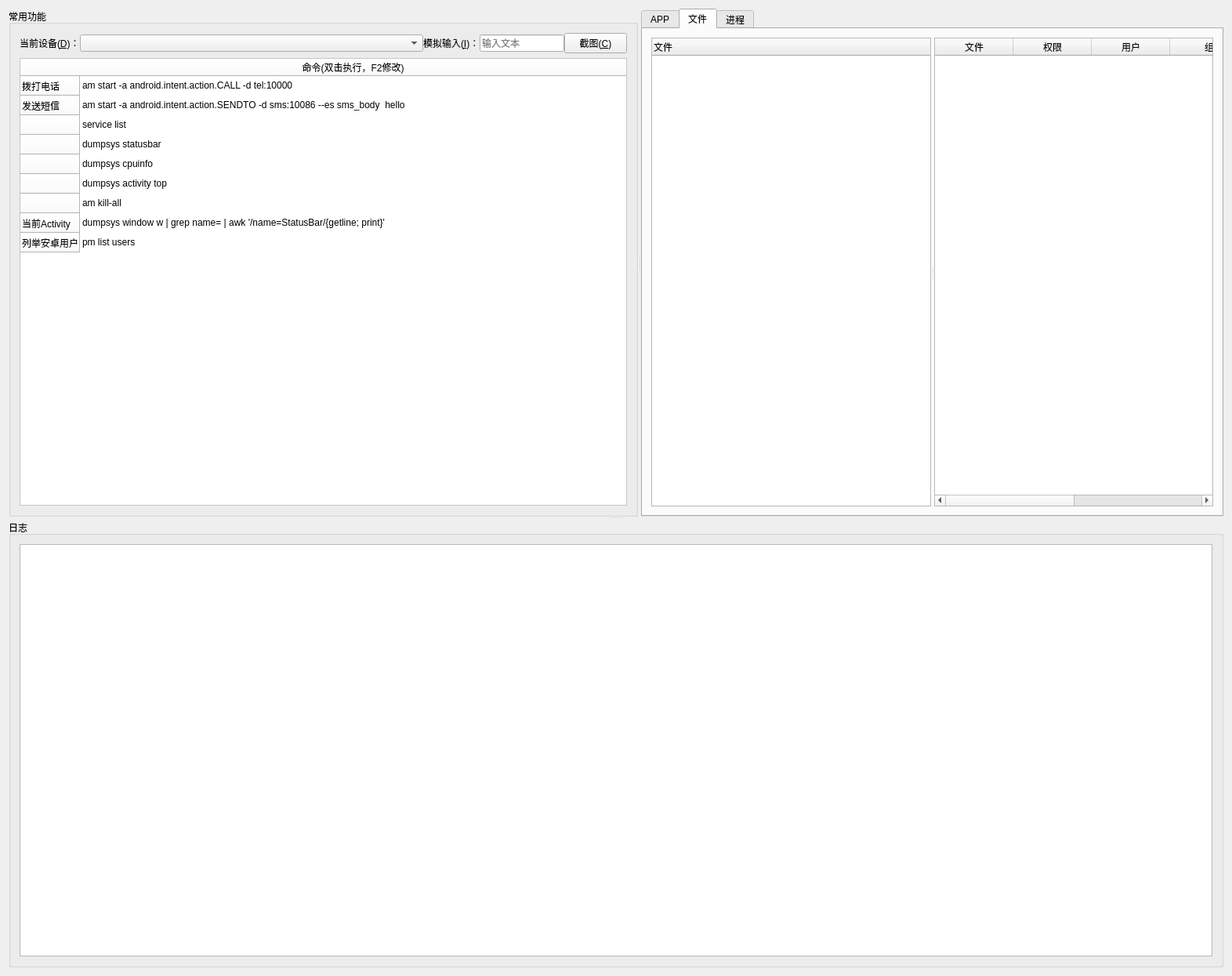
<?xml version="1.0" encoding="UTF-8"?>
<ui version="4.0">
 <class>QtAdbClass</class>
 <widget class="QMainWindow" name="QtAdbClass">
  <property name="geometry">
   <rect>
    <x>0</x>
    <y>0</y>
    <width>1572</width>
    <height>1245</height>
   </rect>
  </property>
  <property name="windowTitle">
   <string>QtAdb</string>
  </property>
  <widget class="QWidget" name="centralWidget">
   <layout class="QVBoxLayout" name="verticalLayout_2">
    <item>
     <widget class="QSplitter" name="splitter_v">
      <property name="orientation">
       <enum>Qt::Vertical</enum>
      </property>
      <widget class="QSplitter" name="splitter_h">
       <property name="orientation">
        <enum>Qt::Horizontal</enum>
       </property>
       <widget class="QGroupBox" name="groupBox_2">
        <property name="sizePolicy">
         <sizepolicy hsizetype="MinimumExpanding" vsizetype="Preferred">
          <horstretch>0</horstretch>
          <verstretch>0</verstretch>
         </sizepolicy>
        </property>
        <property name="title">
         <string>常用功能</string>
        </property>
        <layout class="QVBoxLayout" name="verticalLayout_3">
         <item>
          <layout class="QHBoxLayout" name="layout1">
           <property name="spacing">
            <number>0</number>
           </property>
           <property name="sizeConstraint">
            <enum>QLayout::SetDefaultConstraint</enum>
           </property>
           <item>
            <widget class="QLabel" name="label_2">
             <property name="sizePolicy">
              <sizepolicy hsizetype="Minimum" vsizetype="Preferred">
               <horstretch>0</horstretch>
               <verstretch>0</verstretch>
              </sizepolicy>
             </property>
             <property name="text">
              <string>当前设备(&amp;D)：</string>
             </property>
             <property name="buddy">
              <cstring>comboDevice</cstring>
             </property>
            </widget>
           </item>
           <item>
            <widget class="QComboBox" name="comboDevice">
             <property name="sizePolicy">
              <sizepolicy hsizetype="MinimumExpanding" vsizetype="Fixed">
               <horstretch>0</horstretch>
               <verstretch>0</verstretch>
              </sizepolicy>
             </property>
             <property name="minimumSize">
              <size>
               <width>200</width>
               <height>0</height>
              </size>
             </property>
            </widget>
           </item>
           <item>
            <widget class="QLabel" name="label">
             <property name="sizePolicy">
              <sizepolicy hsizetype="Fixed" vsizetype="Preferred">
               <horstretch>0</horstretch>
               <verstretch>0</verstretch>
              </sizepolicy>
             </property>
             <property name="text">
              <string>模拟输入(&amp;I)：</string>
             </property>
             <property name="buddy">
              <cstring>lineInputText</cstring>
             </property>
            </widget>
           </item>
           <item>
            <widget class="QLineEdit" name="lineInputText">
             <property name="sizePolicy">
              <sizepolicy hsizetype="Fixed" vsizetype="Fixed">
               <horstretch>0</horstretch>
               <verstretch>0</verstretch>
              </sizepolicy>
             </property>
             <property name="placeholderText">
              <string>输入文本</string>
             </property>
            </widget>
           </item>
           <item>
            <widget class="QPushButton" name="pushButton_2">
             <property name="sizePolicy">
              <sizepolicy hsizetype="Fixed" vsizetype="Fixed">
               <horstretch>0</horstretch>
               <verstretch>0</verstretch>
              </sizepolicy>
             </property>
             <property name="text">
              <string>截图(&amp;C)</string>
             </property>
            </widget>
           </item>
          </layout>
         </item>
         <item>
          <widget class="QTableWidget" name="tableWidget">
           <property name="sizePolicy">
            <sizepolicy hsizetype="MinimumExpanding" vsizetype="Expanding">
             <horstretch>0</horstretch>
             <verstretch>0</verstretch>
            </sizepolicy>
           </property>
           <property name="styleSheet">
            <string notr="true">selection-background-color: rgb(204, 232, 255);
background-color: rgb(255, 255, 255);
selection-color: rgb(0, 0, 0);</string>
           </property>
           <property name="editTriggers">
            <set>QAbstractItemView::AnyKeyPressed|QAbstractItemView::EditKeyPressed</set>
           </property>
           <property name="selectionMode">
            <enum>QAbstractItemView::SingleSelection</enum>
           </property>
           <property name="selectionBehavior">
            <enum>QAbstractItemView::SelectRows</enum>
           </property>
           <property name="showGrid">
            <bool>false</bool>
           </property>
           <property name="gridStyle">
            <enum>Qt::SolidLine</enum>
           </property>
           <attribute name="horizontalHeaderCascadingSectionResizes">
            <bool>false</bool>
           </attribute>
           <attribute name="horizontalHeaderStretchLastSection">
            <bool>true</bool>
           </attribute>
           <attribute name="verticalHeaderVisible">
            <bool>true</bool>
           </attribute>
           <attribute name="verticalHeaderCascadingSectionResizes">
            <bool>false</bool>
           </attribute>
           <attribute name="verticalHeaderMinimumSectionSize">
            <number>25</number>
           </attribute>
           <attribute name="verticalHeaderDefaultSectionSize">
            <number>25</number>
           </attribute>
           <row>
            <property name="text">
             <string>拨打电话</string>
            </property>
           </row>
           <row>
            <property name="text">
             <string>发送短信</string>
            </property>
           </row>
           <row>
            <property name="text">
             <string/>
            </property>
           </row>
           <row>
            <property name="text">
             <string/>
            </property>
           </row>
           <row>
            <property name="text">
             <string/>
            </property>
           </row>
           <row>
            <property name="text">
             <string/>
            </property>
           </row>
           <row>
            <property name="text">
             <string/>
            </property>
           </row>
           <row>
            <property name="text">
             <string>当前Activity</string>
            </property>
           </row>
           <row>
            <property name="text">
             <string>列举安卓用户</string>
            </property>
           </row>
           <column>
            <property name="text">
             <string>命令(双击执行，F2修改)</string>
            </property>
           </column>
           <item row="0" column="0">
            <property name="text">
             <string>am start -a android.intent.action.CALL -d tel:10000</string>
            </property>
           </item>
           <item row="1" column="0">
            <property name="text">
             <string>am start -a android.intent.action.SENDTO -d sms:10086 --es sms_body  hello</string>
            </property>
           </item>
           <item row="2" column="0">
            <property name="text">
             <string>service list</string>
            </property>
           </item>
           <item row="3" column="0">
            <property name="text">
             <string>dumpsys statusbar</string>
            </property>
           </item>
           <item row="4" column="0">
            <property name="text">
             <string>dumpsys cpuinfo</string>
            </property>
           </item>
           <item row="5" column="0">
            <property name="text">
             <string>dumpsys activity top</string>
            </property>
           </item>
           <item row="6" column="0">
            <property name="text">
             <string>am kill-all</string>
            </property>
           </item>
           <item row="7" column="0">
            <property name="text">
             <string>dumpsys window w | grep name= | awk '/name=StatusBar/{getline; print}'</string>
            </property>
           </item>
           <item row="8" column="0">
            <property name="text">
             <string>pm list users</string>
            </property>
           </item>
          </widget>
         </item>
        </layout>
       </widget>
       <widget class="QTabWidget" name="tabWidget">
        <property name="currentIndex">
         <number>1</number>
        </property>
        <widget class="QWidget" name="tab">
         <attribute name="title">
          <string>APP</string>
         </attribute>
         <layout class="QVBoxLayout" name="verticalLayout">
          <item>
           <widget class="QTableWidget" name="appList">
            <property name="contextMenuPolicy">
             <enum>Qt::ActionsContextMenu</enum>
            </property>
            <property name="styleSheet">
             <string notr="true">selection-background-color: rgb(204, 232, 255);
selection-color: rgb(0, 0, 0);</string>
            </property>
            <property name="frameShape">
             <enum>QFrame::StyledPanel</enum>
            </property>
            <property name="frameShadow">
             <enum>QFrame::Sunken</enum>
            </property>
            <property name="editTriggers">
             <set>QAbstractItemView::NoEditTriggers</set>
            </property>
            <property name="selectionMode">
             <enum>QAbstractItemView::SingleSelection</enum>
            </property>
            <property name="selectionBehavior">
             <enum>QAbstractItemView::SelectRows</enum>
            </property>
            <property name="showGrid">
             <bool>false</bool>
            </property>
            <property name="sortingEnabled">
             <bool>true</bool>
            </property>
            <attribute name="horizontalHeaderCascadingSectionResizes">
             <bool>true</bool>
            </attribute>
            <attribute name="horizontalHeaderMinimumSectionSize">
             <number>10</number>
            </attribute>
            <attribute name="horizontalHeaderDefaultSectionSize">
             <number>100</number>
            </attribute>
            <attribute name="horizontalHeaderShowSortIndicator" stdset="0">
             <bool>true</bool>
            </attribute>
            <attribute name="horizontalHeaderStretchLastSection">
             <bool>true</bool>
            </attribute>
            <attribute name="verticalHeaderVisible">
             <bool>false</bool>
            </attribute>
            <attribute name="verticalHeaderMinimumSectionSize">
             <number>20</number>
            </attribute>
            <attribute name="verticalHeaderDefaultSectionSize">
             <number>20</number>
            </attribute>
            <attribute name="verticalHeaderHighlightSections">
             <bool>false</bool>
            </attribute>
            <column>
             <property name="text">
              <string>名称</string>
             </property>
            </column>
            <column>
             <property name="text">
              <string>路径</string>
             </property>
            </column>
           </widget>
          </item>
         </layout>
        </widget>
        <widget class="QWidget" name="tab_2">
         <attribute name="title">
          <string>文件</string>
         </attribute>
         <layout class="QVBoxLayout" name="verticalLayout_4">
          <item>
           <widget class="QSplitter" name="splitterFs">
            <property name="orientation">
             <enum>Qt::Horizontal</enum>
            </property>
            <widget class="QTreeWidget" name="treeFs">
             <property name="indentation">
              <number>15</number>
             </property>
             <property name="sortingEnabled">
              <bool>false</bool>
             </property>
             <property name="animated">
              <bool>false</bool>
             </property>
             <column>
              <property name="text">
               <string>文件</string>
              </property>
             </column>
            </widget>
            <widget class="QTableWidget" name="tableFs">
             <property name="styleSheet">
              <string notr="true">selection-background-color: rgb(204, 232, 255);
selection-color: rgb(0, 0, 0);</string>
             </property>
             <property name="selectionMode">
              <enum>QAbstractItemView::SingleSelection</enum>
             </property>
             <property name="selectionBehavior">
              <enum>QAbstractItemView::SelectRows</enum>
             </property>
             <property name="showGrid">
              <bool>false</bool>
             </property>
             <attribute name="horizontalHeaderStretchLastSection">
              <bool>true</bool>
             </attribute>
             <attribute name="verticalHeaderVisible">
              <bool>false</bool>
             </attribute>
             <attribute name="verticalHeaderMinimumSectionSize">
              <number>20</number>
             </attribute>
             <attribute name="verticalHeaderDefaultSectionSize">
              <number>20</number>
             </attribute>
             <column>
              <property name="text">
               <string>文件</string>
              </property>
             </column>
             <column>
              <property name="text">
               <string>权限</string>
              </property>
             </column>
             <column>
              <property name="text">
               <string>用户</string>
              </property>
             </column>
             <column>
              <property name="text">
               <string>组</string>
              </property>
             </column>
             <column>
              <property name="text">
               <string>大小</string>
              </property>
             </column>
             <column>
              <property name="text">
               <string>链接</string>
              </property>
             </column>
            </widget>
           </widget>
          </item>
         </layout>
        </widget>
        <widget class="QWidget" name="tab_4">
         <attribute name="title">
          <string>进程</string>
         </attribute>
         <layout class="QHBoxLayout" name="horizontalLayout_5">
          <item>
           <widget class="QTreeWidget" name="treePs">
            <property name="indentation">
             <number>15</number>
            </property>
            <property name="sortingEnabled">
             <bool>false</bool>
            </property>
            <column>
             <property name="text">
              <string>进程</string>
             </property>
            </column>
            <column>
             <property name="text">
              <string>PID</string>
             </property>
            </column>
            <column>
             <property name="text">
              <string>用户</string>
             </property>
            </column>
            <column>
             <property name="text">
              <string>内存</string>
             </property>
            </column>
            <column>
             <property name="text">
              <string>命令行</string>
             </property>
            </column>
           </widget>
          </item>
         </layout>
        </widget>
       </widget>
      </widget>
      <widget class="QGroupBox" name="groupBox">
       <property name="title">
        <string>日志</string>
       </property>
       <layout class="QHBoxLayout" name="horizontalLayout">
        <item>
         <widget class="QPlainTextEdit" name="logEdit"/>
        </item>
       </layout>
      </widget>
     </widget>
    </item>
   </layout>
  </widget>
  <action name="actionUninstall">
   <property name="text">
    <string>卸载</string>
   </property>
  </action>
  <action name="actionClearSelect">
   <property name="text">
    <string>清除选择</string>
   </property>
   <property name="toolTip">
    <string>清除</string>
   </property>
  </action>
  <action name="actionUpdateAppList">
   <property name="text">
    <string>刷新列表</string>
   </property>
   <property name="toolTip">
    <string>刷新列表</string>
   </property>
  </action>
  <action name="actionDumpService">
   <property name="text">
    <string>查看服务</string>
   </property>
   <property name="toolTip">
    <string>dumpsys activity s</string>
   </property>
  </action>
  <action name="actionDumpPackage">
   <property name="text">
    <string>查看包信息</string>
   </property>
   <property name="toolTip">
    <string>dumpsys package</string>
   </property>
  </action>
  <action name="actionStart">
   <property name="text">
    <string>启动</string>
   </property>
   <property name="toolTip">
    <string>启动应用</string>
   </property>
  </action>
  <action name="actionStop">
   <property name="text">
    <string>停止运行</string>
   </property>
   <property name="toolTip">
    <string>am force-stop</string>
   </property>
  </action>
 </widget>
 <layoutdefault spacing="6" margin="11"/>
 <resources>
  <include location="QtAdb.qrc"/>
 </resources>
 <connections>
  <connection>
   <sender>actionUninstall</sender>
   <signal>triggered()</signal>
   <receiver>QtAdbClass</receiver>
   <slot>uninstall()</slot>
   <hints>
    <hint type="sourcelabel">
     <x>-1</x>
     <y>-1</y>
    </hint>
    <hint type="destinationlabel">
     <x>674</x>
     <y>483</y>
    </hint>
   </hints>
  </connection>
  <connection>
   <sender>actionClearSelect</sender>
   <signal>triggered()</signal>
   <receiver>QtAdbClass</receiver>
   <slot>clearAppSelection()</slot>
   <hints>
    <hint type="sourcelabel">
     <x>-1</x>
     <y>-1</y>
    </hint>
    <hint type="destinationlabel">
     <x>674</x>
     <y>483</y>
    </hint>
   </hints>
  </connection>
  <connection>
   <sender>lineInputText</sender>
   <signal>returnPressed()</signal>
   <receiver>QtAdbClass</receiver>
   <slot>inputText()</slot>
   <hints>
    <hint type="sourcelabel">
     <x>769</x>
     <y>64</y>
    </hint>
    <hint type="destinationlabel">
     <x>418</x>
     <y>0</y>
    </hint>
   </hints>
  </connection>
  <connection>
   <sender>actionUpdateAppList</sender>
   <signal>triggered()</signal>
   <receiver>QtAdbClass</receiver>
   <slot>updateAppList()</slot>
   <hints>
    <hint type="sourcelabel">
     <x>-1</x>
     <y>-1</y>
    </hint>
    <hint type="destinationlabel">
     <x>674</x>
     <y>483</y>
    </hint>
   </hints>
  </connection>
  <connection>
   <sender>actionDumpService</sender>
   <signal>triggered()</signal>
   <receiver>QtAdbClass</receiver>
   <slot>execActionCommand()</slot>
   <hints>
    <hint type="sourcelabel">
     <x>-1</x>
     <y>-1</y>
    </hint>
    <hint type="destinationlabel">
     <x>674</x>
     <y>512</y>
    </hint>
   </hints>
  </connection>
  <connection>
   <sender>actionDumpPackage</sender>
   <signal>triggered()</signal>
   <receiver>QtAdbClass</receiver>
   <slot>execActionCommand()</slot>
   <hints>
    <hint type="sourcelabel">
     <x>-1</x>
     <y>-1</y>
    </hint>
    <hint type="destinationlabel">
     <x>674</x>
     <y>512</y>
    </hint>
   </hints>
  </connection>
  <connection>
   <sender>actionStart</sender>
   <signal>triggered()</signal>
   <receiver>QtAdbClass</receiver>
   <slot>startApp()</slot>
   <hints>
    <hint type="sourcelabel">
     <x>-1</x>
     <y>-1</y>
    </hint>
    <hint type="destinationlabel">
     <x>697</x>
     <y>510</y>
    </hint>
   </hints>
  </connection>
  <connection>
   <sender>tableWidget</sender>
   <signal>itemDoubleClicked(QTableWidgetItem*)</signal>
   <receiver>QtAdbClass</receiver>
   <slot>onCommandDblClicked(QTableWidgetItem*)</slot>
   <hints>
    <hint type="sourcelabel">
     <x>856</x>
     <y>347</y>
    </hint>
    <hint type="destinationlabel">
     <x>614</x>
     <y>0</y>
    </hint>
   </hints>
  </connection>
  <connection>
   <sender>actionStop</sender>
   <signal>triggered()</signal>
   <receiver>QtAdbClass</receiver>
   <slot>execActionCommand()</slot>
   <hints>
    <hint type="sourcelabel">
     <x>-1</x>
     <y>-1</y>
    </hint>
    <hint type="destinationlabel">
     <x>697</x>
     <y>510</y>
    </hint>
   </hints>
  </connection>
  <connection>
   <sender>appList</sender>
   <signal>pressed(QModelIndex)</signal>
   <receiver>QtAdbClass</receiver>
   <slot>onTablePressed(QModelIndex)</slot>
   <hints>
    <hint type="sourcelabel">
     <x>972</x>
     <y>53</y>
    </hint>
    <hint type="destinationlabel">
     <x>917</x>
     <y>0</y>
    </hint>
   </hints>
  </connection>
  <connection>
   <sender>treeFs</sender>
   <signal>expanded(QModelIndex)</signal>
   <receiver>QtAdbClass</receiver>
   <slot>onFileExpanded(QModelIndex)</slot>
   <hints>
    <hint type="sourcelabel">
     <x>1217</x>
     <y>409</y>
    </hint>
    <hint type="destinationlabel">
     <x>721</x>
     <y>0</y>
    </hint>
   </hints>
  </connection>
  <connection>
   <sender>tabWidget</sender>
   <signal>currentChanged(int)</signal>
   <receiver>QtAdbClass</receiver>
   <slot>onTabChanged(int)</slot>
   <hints>
    <hint type="sourcelabel">
     <x>1139</x>
     <y>74</y>
    </hint>
    <hint type="destinationlabel">
     <x>394</x>
     <y>0</y>
    </hint>
   </hints>
  </connection>
  <connection>
   <sender>treeFs</sender>
   <signal>itemExpanded(QTreeWidgetItem*)</signal>
   <receiver>QtAdbClass</receiver>
   <slot>onFileExpanded(QTreeWidgetItem*)</slot>
   <hints>
    <hint type="sourcelabel">
     <x>1217</x>
     <y>275</y>
    </hint>
    <hint type="destinationlabel">
     <x>593</x>
     <y>0</y>
    </hint>
   </hints>
  </connection>
  <connection>
   <sender>treePs</sender>
   <signal>doubleClicked(QModelIndex)</signal>
   <receiver>QtAdbClass</receiver>
   <slot>onPsTreeDblClicked(QModelIndex)</slot>
   <hints>
    <hint type="sourcelabel">
     <x>1154</x>
     <y>288</y>
    </hint>
    <hint type="destinationlabel">
     <x>884</x>
     <y>-17</y>
    </hint>
   </hints>
  </connection>
  <connection>
   <sender>treePs</sender>
   <signal>itemDoubleClicked(QTreeWidgetItem*,int)</signal>
   <receiver>QtAdbClass</receiver>
   <slot>onPsTreeItemDoubleClicked(QTreeWidgetItem*)</slot>
   <hints>
    <hint type="sourcelabel">
     <x>1303</x>
     <y>246</y>
    </hint>
    <hint type="destinationlabel">
     <x>1207</x>
     <y>-16</y>
    </hint>
   </hints>
  </connection>
  <connection>
   <sender>treeFs</sender>
   <signal>currentItemChanged(QTreeWidgetItem*,QTreeWidgetItem*)</signal>
   <receiver>QtAdbClass</receiver>
   <slot>onFileItemChanged(QTreeWidgetItem*,QTreeWidgetItem*)</slot>
   <hints>
    <hint type="sourcelabel">
     <x>1059</x>
     <y>249</y>
    </hint>
    <hint type="destinationlabel">
     <x>1177</x>
     <y>-69</y>
    </hint>
   </hints>
  </connection>
 </connections>
 <slots>
  <slot>onTabChanged(int)</slot>
  <slot>uninstall()</slot>
  <slot>clearAppSelection()</slot>
  <slot>inputText()</slot>
  <slot>updateAppList()</slot>
  <slot>execShellCommand(QString)</slot>
  <slot>execActionCommand()</slot>
  <slot>startApp()</slot>
  <slot>onCommandDblClicked(QTableWidgetItem*)</slot>
  <slot>onFileExpanded(QTreeWidgetItem*)</slot>
  <slot>onTablePressed(QModelIndex)</slot>
  <slot>onPsTreeItemDoubleClicked(QTreeWidgetItem*)</slot>
  <slot>onFileItemChanged(QTreeWidgetItem*,QTreeWidgetItem*)</slot>
 </slots>
</ui>
